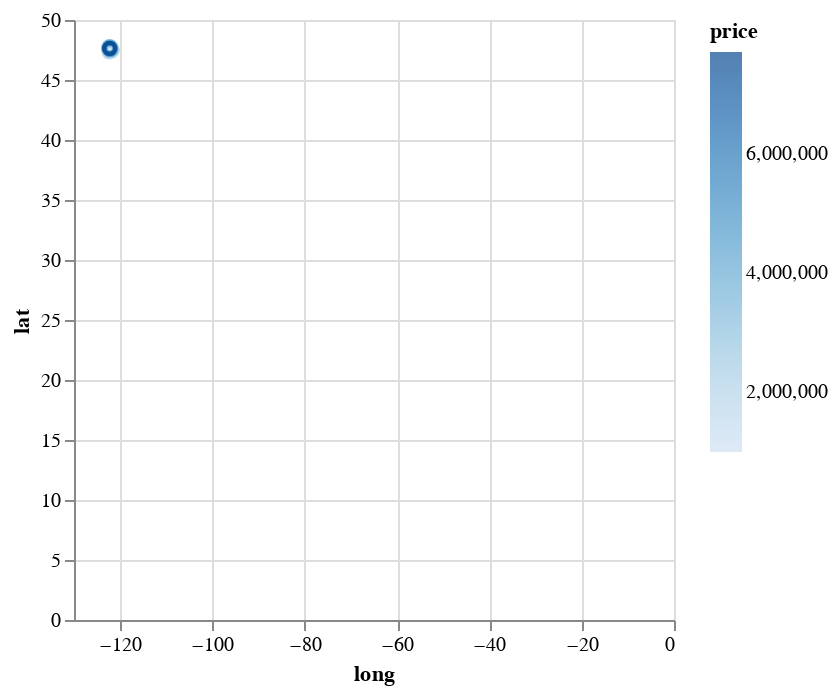

The notebook cell saved with this chart:
### Code cell
# lat/long scatter plot
(raw
 .filter(pl.col('price') > 1_000_000)
 .sort('price')
 .plot.scatter(x='long', y='lat', color='price')
)

### Figure 1 — Vega specification as saved in the notebook (floating-point values rounded to 4 significant figures; data arrays with more than 128 entries replaced by an {"elided": "..."} marker saying what was removed)
{"$schema": "https://vega.github.io/schema/vega/v5.json", "data": [{"name": "param_7_store"}, {"name": "source_0", "values": {"elided": "1465 records"}}, {"name": "source_0_x_domain_long", "values": [{"min": -122.5, "max": -121.7}]}, {"name": "source_0_y_domain_lat", "values": [{"min": 47.33, "max": 47.77}]}, {"name": "source_0_color_domain_price", "values": [{"min": 1001000.0, "max": 7700000.0}]}], "signals": [{"name": "unit", "value": {}, "on": [{"events": "pointermove", "update": "isTuple(group()) ? group() : unit"}]}, {"name": "param_7", "update": "vlSelectionResolve(\"param_7_store\", \"union\")"}, {"name": "param_7_long", "on": [{"events": [{"source": "view", "type": "dblclick"}], "update": "null"}, {"events": {"signal": "param_7_translate_delta"}, "update": "panLinear(param_7_translate_anchor.extent_x, -param_7_translate_delta.x / width)"}, {"events": {"signal": "param_7_zoom_delta"}, "update": "zoomLinear(domain(\"x\"), param_7_zoom_anchor.x, param_7_zoom_delta)"}]}, {"name": "param_7_lat", "on": [{"events": [{"source": "view", "type": "dblclick"}], "update": "null"}, {"events": {"signal": "param_7_translate_delta"}, "update": "panLinear(param_7_translate_anchor.extent_y, param_7_translate_delta.y / height)"}, {"events": {"signal": "param_7_zoom_delta"}, "update": "zoomLinear(domain(\"y\"), param_7_zoom_anchor.y, param_7_zoom_delta)"}]}, {"name": "param_7_tuple", "on": [{"events": [{"signal": "param_7_long || param_7_lat"}], "update": "param_7_long && param_7_lat ? {unit: \"\", fields: param_7_tuple_fields, values: [param_7_long,param_7_lat]} : null"}]}, {"name": "param_7_tuple_fields", "value": [{"field": "long", "channel": "x", "type": "R"}, {"field": "lat", "channel": "y", "type": "R"}]}, {"name": "param_7_translate_anchor", "value": {}, "on": [{"events": [{"source": "scope", "type": "pointerdown"}], "update": "{x: x(unit), y: y(unit), extent_x: domain(\"x\"), extent_y: domain(\"y\")}"}]}, {"name": "param_7_translate_delta", "value": {}, "on": [{"events": [{"source": "window", "between": [{"source": "scope", "type": "pointerdown"}, {"source": "window", "type": "pointerup"}], "consume": true, "type": "pointermove"}], "update": "{x: param_7_translate_anchor.x - x(unit), y: param_7_translate_anchor.y - y(unit)}"}]}, {"name": "param_7_zoom_anchor", "on": [{"events": [{"source": "scope", "type": "wheel", "consume": true}], "update": "{x: invert(\"x\", x(unit)), y: invert(\"y\", y(unit))}"}]}, {"name": "param_7_zoom_delta", "on": [{"events": [{"source": "scope", "consume": true, "type": "wheel"}], "update": "pow(1.001, event.deltaY * pow(16, event.deltaMode))", "force": true}]}, {"name": "param_7_modify", "on": [{"events": {"signal": "param_7_tuple"}, "update": "modify(\"param_7_store\", param_7_tuple, true)"}]}], "marks": [{"type": "symbol", "name": "marks", "from": {"data": "source_0"}, "encode": {"update": {"tooltip": {"signal": "{\"long\": format(datum[\"long\"], \"\"), \"lat\": format(datum[\"lat\"], \"\"), \"price\": format(datum[\"price\"], \"\")}"}, "y": {"field": "lat", "scale": "y"}, "stroke": {"field": "price", "scale": "color"}, "opacity": {"value": 0.7}, "x": {"field": "long", "scale": "x"}, "fill": {"value": "transparent"}}}, "clip": true, "style": ["point"], "interactive": true}], "scales": [{"name": "x", "type": "linear", "domain": [{"signal": "(data(\"source_0_x_domain_long\")[0] || {}).min"}, {"signal": "(data(\"source_0_x_domain_long\")[0] || {}).max"}], "range": [0, {"signal": "width"}], "domainRaw": {"signal": "param_7[\"long\"]"}, "nice": true, "zero": true}, {"name": "y", "type": "linear", "domain": [{"signal": "(data(\"source_0_y_domain_lat\")[0] || {}).min"}, {"signal": "(data(\"source_0_y_domain_lat\")[0] || {}).max"}], "range": [{"signal": "height"}, 0], "nice": true, "zero": true, "domainRaw": {"signal": "param_7[\"lat\"]"}}, {"name": "color", "type": "linear", "domain": [{"signal": "(data(\"source_0_color_domain_price\")[0] || {}).min"}, {"signal": "(data(\"source_0_color_domain_price\")[0] || {}).max"}], "range": "ramp", "interpolate": "hcl", "zero": false}], "axes": [{"scale": "x", "minExtent": 0, "labels": false, "gridScale": "y", "aria": false, "domain": false, "maxExtent": 0, "orient": "bottom", "tickCount": {"signal": "ceil(width/40)"}, "zindex": 0, "grid": true, "ticks": false}, {"scale": "y", "ticks": false, "labels": false, "orient": "left", "tickCount": {"signal": "ceil(height/40)"}, "aria": false, "grid": true, "maxExtent": 0, "gridScale": "x", "domain": false, "minExtent": 0, "zindex": 0}, {"scale": "x", "title": "long", "labelOverlap": true, "labelFlush": true, "grid": false, "orient": "bottom", "zindex": 0, "tickCount": {"signal": "ceil(width/40)"}}, {"scale": "y", "title": "lat", "tickCount": {"signal": "ceil(height/40)"}, "orient": "left", "zindex": 0, "labelOverlap": true, "grid": false}], "style": "cell", "background": "white", "padding": 5, "width": 300, "legends": [{"stroke": "color", "gradientLength": {"signal": "clamp(height, 64, 200)"}, "title": "price", "encode": {"gradient": {"update": {"opacity": {"value": 0.7}}}}}], "height": 300}
